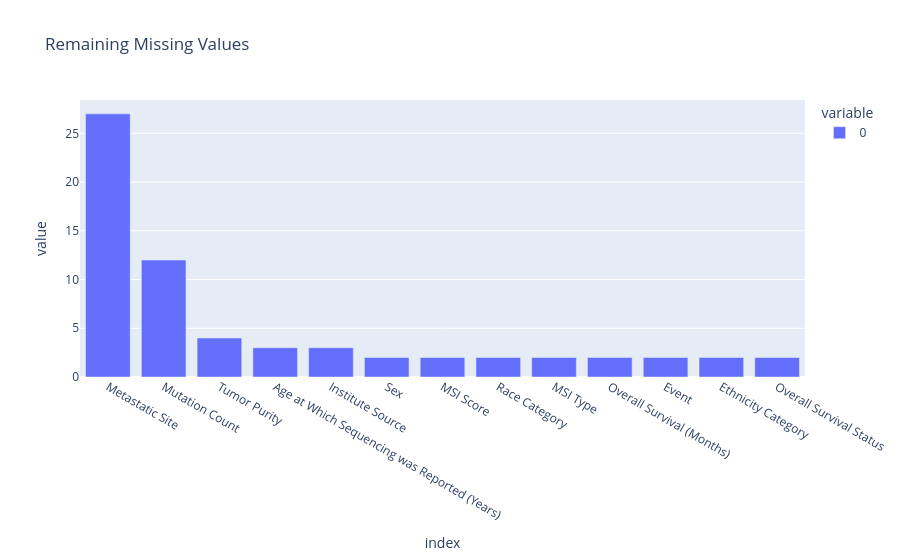

Source (notebook cell):
### Code cell
fig = px.bar(

    missing,

    title="Remaining Missing Values"

)

fig.show()

### Figure 1 — Plotly figure (JSON) as saved in the notebook; plotly's stock layout.template omitted (floating-point values rounded to 4 significant figures)
{"data": [{"hovertemplate": "variable=0<br>index=%{x}<br>value=%{y}<extra></extra>", "legendgroup": "0", "marker": {"color": "#636efa", "pattern": {"shape": ""}}, "name": "0", "orientation": "v", "showlegend": true, "textposition": "auto", "type": "bar", "x": ["Metastatic Site", "Mutation Count", "Tumor Purity", "Age at Which Sequencing was Reported (Years)", "Institute Source", "Sex", "MSI Score", "Race Category", "MSI Type", "Overall Survival (Months)", "Event", "Ethnicity Category", "Overall Survival Status"], "xaxis": "x", "y": [27, 12, 4, 3, 3, 2, 2, 2, 2, 2, 2, 2, 2], "yaxis": "y"}], "layout": {"barmode": "relative", "legend": {"title": {"text": "variable"}, "tracegroupgap": 0}, "title": {"text": "Remaining Missing Values"}, "xaxis": {"anchor": "y", "domain": [0, 1], "title": {"text": "index"}}, "yaxis": {"anchor": "x", "domain": [0, 1], "title": {"text": "value"}}}}
